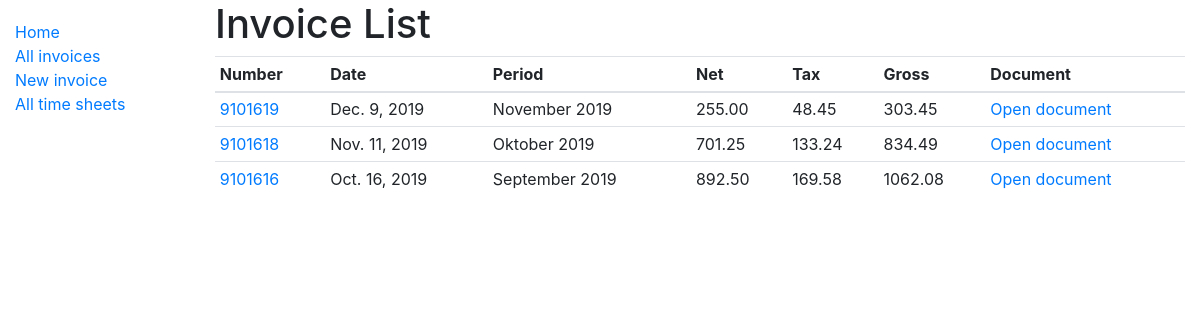
The app's page /settlement/invoices/, older data.
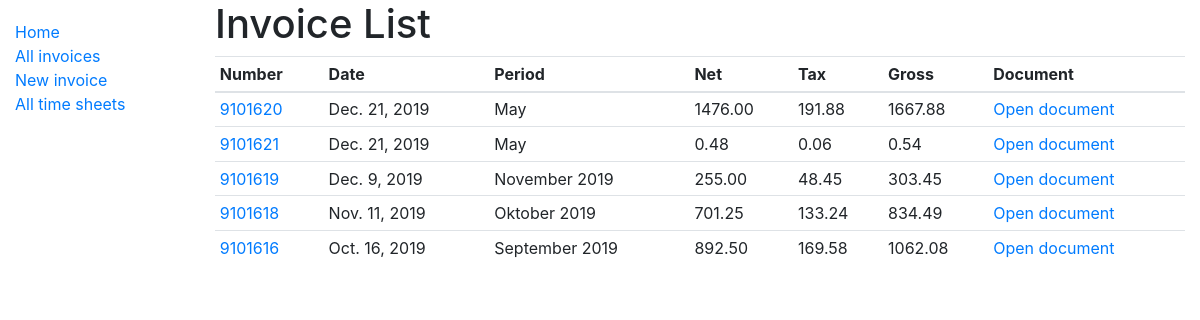
The same page, newer data.
### settlement/models.py (models this page shows, shortened)
class Invoice(models.Model):
    CALCULATION_MODE = (
        ('PU', 'Per unit'),
        ('LS', 'Lump-sum'),
    )
    calculation_mode = models.CharField(max_length=2,
                                        choices=CALCULATION_MODE,
                                        default='PU',
                                        verbose_name='Calculation per unit or lump sum')
    number = models.IntegerField(verbose_name='Invoice number', unique=True)
    date = models.DateField(verbose_name='Invoice date', default=datetime.now, blank=False, null=False)
    due_date = models.DateField(verbose_name='Due date', blank=False, null=False)
    working_period = models.CharField(max_length=50, verbose_name='Working period')
    template = models.FileField(verbose_name='Invoice template for generation', null=True, blank=True,
                                upload_to=settings.INVOICE_TEMPLATES_FILE_PATH)
    txt = models.CharField(max_length=300, verbose_name='Invoice text', null=True, blank=True)
    hours = models.DecimalField(verbose_name='Working hours', max_digits=6, decimal_places=2)
    hourly_rate = models.DecimalField(verbose_name='Hourly rate (paid per hour)', max_digits=6, decimal_places=2)
    net = models.DecimalField(verbose_name='Net amount', max_digits=12, decimal_places=2)
    percent_tax = models.DecimalField(verbose_name='Tax in percent', max_digits=6, decimal_places=2)
    document = models.FileField(verbose_name='Stored invoice document', null=True, blank=True,
                                upload_to=settings.INVOICE_DOCUMENTS_FILE_PATH)
    class Meta:
        ordering = ['-date']
    def get_absolute_url(self):
        return reverse('invoice-detail', args=[str(self.id)])
    @property
    def tax(self):
        return(commercialRound(self.net * self.percent_tax / 100))
    @property
    def gross(self):
        return(commercialRound(float(self.net) + self.tax))

### settlement/views.py (the view)
# urls.py: path('invoices/', views.InvoiceListView.as_view(), name='invoices'),
class InvoiceListView(generic.ListView):
    model = Invoice

### settlement/models.py (called while the page is built)
def commercialRound(x):
    x = float(x)
    return(x / abs(x) * int(abs(x) * 100 + .5) / 100)

### settlement/templates/settlement/invoice_list.html
{% extends "base_generic.html" %}
{% block content %}
  <h1>Invoice List</h1>
  {% if invoice_list %}
  <table class="table table-hover table-sm">
    <thead >
      <th scope="col">Number</th>
      <th scope="col">Date</th>
      <th scope="col">Period</th>
      <th scope="col">Net</th>
      <th scope="col">Tax</th>
      <th scope="col">Gross</th>
      <th scope="col">Document</th>
    </thead>
    {% for invoice in invoice_list %}
    <tr>
      <td><a href="{{ invoice.get_absolute_url }}">{{ invoice.number }}</a></td>
      <td>{{ invoice.date }}</td>
      <td>{{ invoice.working_period }}</td>
      <td>{{ invoice.net }}</td>
      <td>{{ invoice.tax }}</td>
      <td>{{ invoice.gross }}</td>
      <td><a href="{{ invoice.document }}">Open document</a></td>
    </tr>
    {% endfor %}
  </table>
  {% else %}
    <p>There are no invoices.</p>
  {% endif %}
{% endblock %}

### settlement/templates/base_generic.html (shortened to what this page needs)
<!DOCTYPE html>
<html lang="en">
<head>
  <link rel="stylesheet" href="https://stackpath.bootstrapcdn.com/bootstrap/4.1.3/css/bootstrap.min.css">
  {% load static %}
  <link rel="stylesheet" href="{% static 'css/styles.css' %}">
</head>
<body>
  <div class="container-fluid">
    <div class="row">
      <div class="col-sm-2">
      {% block sidebar %}
        <ul class="sidebar-nav">
          <li><a href="{% url 'index' %}">Home</a></li>
          <li><a href="{% url 'invoices' %}">All invoices</a></li>
          <li><a href="{% url 'invoice_create' %}">New invoice</a></li>
          <li><a href="">All time sheets</a></li>
        </ul>
     {% endblock %}
      </div>
      <div class="col-sm-10 ">{% block content %}{% endblock %}</div>
    </div>
  </div>
</body>
</html>

### settlement/static/css/styles.css (style rules this page uses)
.sidebar-nav { margin-top: 20px; padding: 0; list-style: none; }

Row changes from the older to the newer data that the page shows:
added Invoice: number "9101620", date "Dec. 21, 2019", working_period "May", net "1476.00", tax "191.88", gross "1667.88"
added Invoice: number "9101621", date "Dec. 21, 2019", working_period "May", net "0.48", tax "0.06", gross "0.54"
